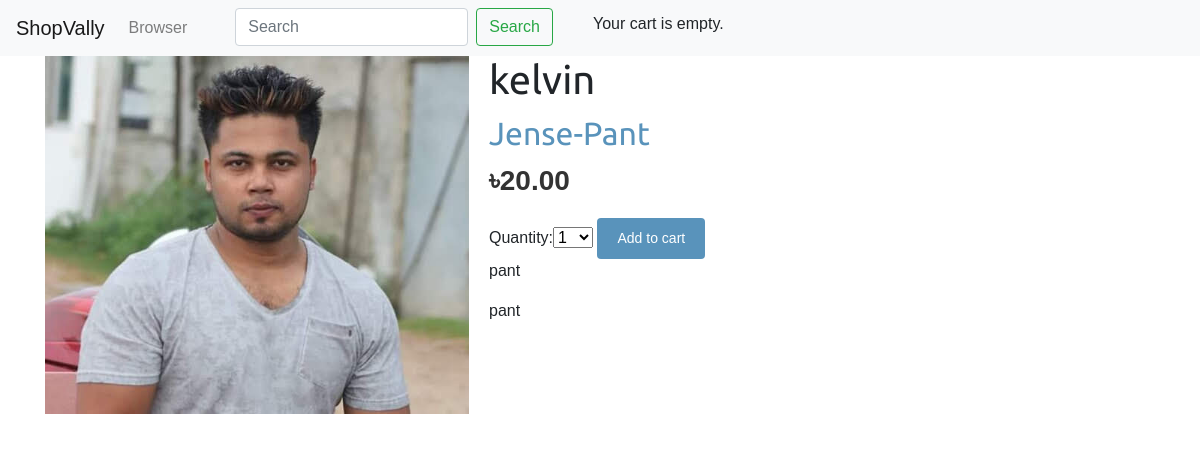
The app's page /5/kelvin/ with its own data.
### shop/models.py (models this page shows, shortened)
class Product(models.Model):
    category = models.ForeignKey(Category,
                                 related_name='products',
                                 on_delete=models.CASCADE)
    name = models.CharField(max_length=200, db_index=True)
    slug = models.SlugField(max_length=200, db_index=True)
    image = models.ImageField(upload_to='products/%Y/%m/%d',
                              blank=True)
    description = models.TextField(blank=True)
    price = models.DecimalField(max_digits=10, decimal_places=2)
    available = models.BooleanField(default=True)
    created = models.DateTimeField(auto_now_add=True)
    updated = models.DateTimeField(auto_now=True)
    class Meta:
        ordering = ('name',)
        index_together = (('id', 'slug'),)

class Category(models.Model):
    name = models.CharField(max_length=200,
                            db_index=True)
    slug = models.SlugField(max_length=200,
                            unique=True)
    class Meta:
        ordering = ('name',)
        verbose_name = 'category'
        verbose_name_plural = 'categories'
    def __str__(self):
        return self.name
    def get_absolute_url(self):
            return reverse('shop:product_list_by_category',
                           args=[self.slug])

### shop/views.py (the view)
# urls.py: path('<int:id>/<slug:slug>/',views.product_detail,name='product_detail')
def product_detail(request, id, slug):
    product = get_object_or_404(Product,id=id,slug=slug,available=True)
    cart_product_form = CartAddProductForm()
    context = {
        'product':product,
        'cart_product_form': cart_product_form,
    }
    return render(request,'shop/product/detail.html',context)

### cart/forms.py
class CartAddProductForm(forms.Form):
    quantity = forms.TypedChoiceField(
                                choices=PRODUCT_QUANTITY_CHOICES,
                                coerce=int,
                                label=_('Quantity'))
    update = forms.BooleanField(required=False,
                                initial=False,
                                widget=forms.HiddenInput)

### cart/cart.py (called while the page is built)
    def __len__(self):
        return sum(item['quantity'] for item in self.cart.values())

### cart/context_processors.py (called while the page is built)
def cart(request):
    return {'cart': Cart(request)}

### templates/shop/product/detail.html (shortened to what this page needs)
{% extends "shop/base.html" %}
{% load static %}
{% block content %}
  <div class="product-detail">
    <img src="{% if product.image %}{{ product.image.url }}{% else %}{% static "img/no_image.png" %}{% endif %}">
    <h1>{{ product.name }}</h1>
    <h2><a href="{{ product.category.get_absolute_url }}">{{ product.category }}</a></h2>
    <p class="price">৳{{ product.price }}</p>
    <form action="{% url "cart:cart_add" product.id %}" method="post">
      {{ cart_product_form }}
      <input type="submit" value="Add to cart">
    </form>
    {{ product.description|linebreaks }}
    {{ product.description|linebreaks }}
  </div>
{% endblock %}

### static/css/base.css (style rules this page uses)
body { margin: 0; padding: 0; font-family: helvetica, sans-serif; }
h1, h2, h3, h4, h5, h6 { font-family: 'Ubuntu', sans-serif; font-weight: normal; }
a { text-decoration: none; color: #5993bb; }
a.button, input[type='submit'] { color: #fff; background: #5993bb; border-radius: 4px; padding: 10px 20px; font-size: 14px; border: 0; }
.product-detail { text-align: justify; }
.product-detail .price { color: #333; font-size: 28px; font-weight: bold; }
.product-detail img { width: 40%; float: left; padding: 0 20px 20px 0; }
.product-detail h1 { margin-bottom: 0; }
.product-detail h2 { margin-top: 10px; }

### records on screen
Product: image (picture), name "kelvin", category "Jense-Pant", price "20.00", description "pant"
